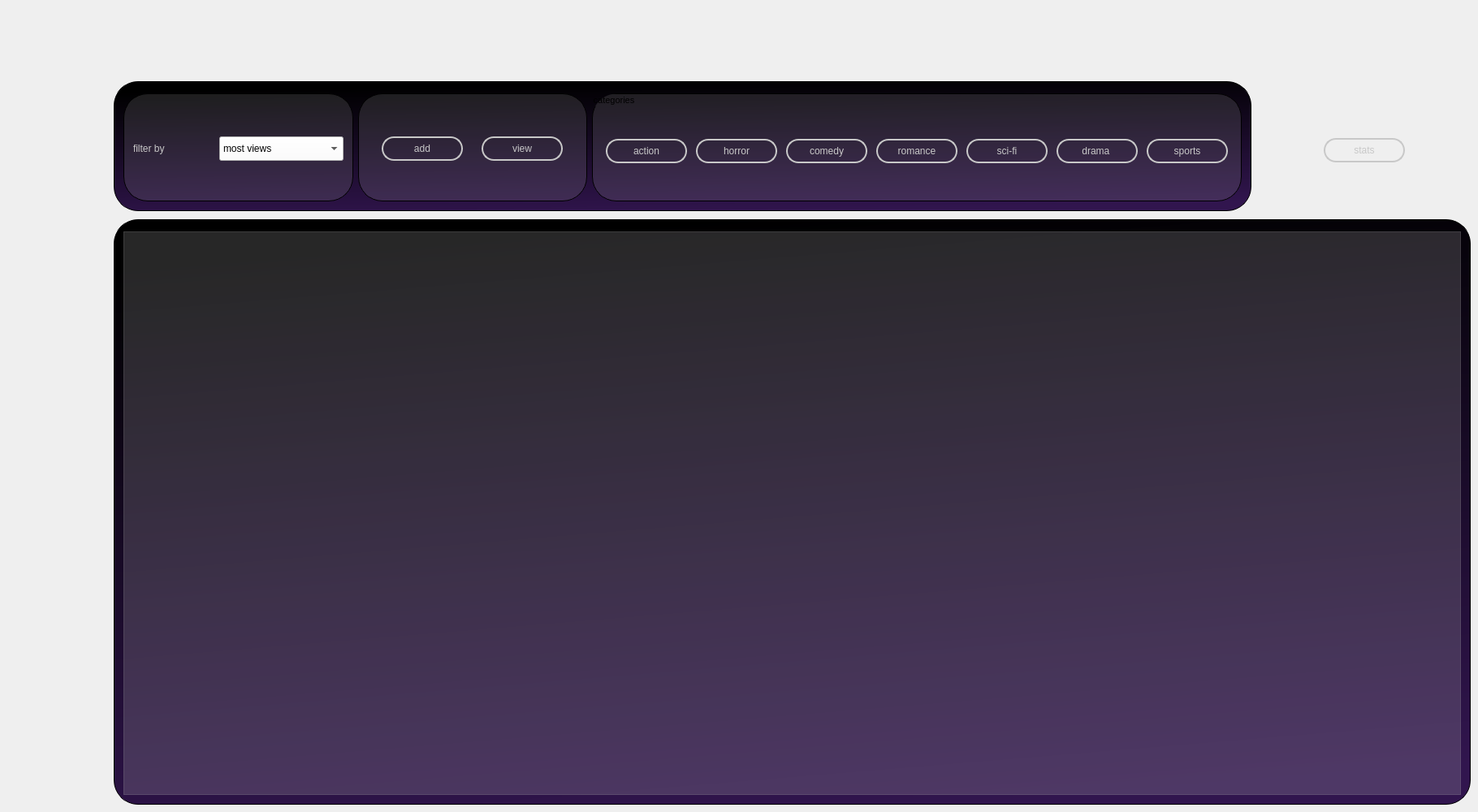
   <widget class="QWidget" name="listemovie">
    <property name="styleSheet">
     <string notr="true">QPushButton 
{
		background-color : rgba(125,125,125,0);
		color : rgba(200,200,200,255);
		border: 2px solid rgba(200,200,200,255);
    	border-radius: 15px;
}

/*QScrollBar {
		background: #D3D3D3;
		border: none;
		margin: 0;
		padding: 0;
		width: 15px;
	}
QScrollBar:groove {
		border-radius: 5px;
		background: gray;
		margin: 25px 0;
		width: 30px;
	}
	
	QScrollBar:handle {
		border: none;
		background: #D3D3D3;
		margin: 25px 0;
		min-height: 30px;
		min-width: 30px;
	}*/

QPushButton::hover
{
		background-color : rgba(255,255,255,255);
		border: 2px solid black;
		color : black;
    	border-radius: 15px;
		text-decoration : underline;
}

QPushButton::checked
{
		background-color : rgba(255,255,255,255);
		border: 2px solid black;
		color : black;
    	border-radius: 15px;
}


QPushButton::pressed
{
		background-color : rgba(255,255,255,255);
		border: 1px solid black;
		color : black;
    	border-radius: 15px;
}
QMainWindow ,QWidget#tab,#page,#page_2,#page_4
{

		background: black;
}

QLabel
{
		color: rgba(200,200,200,255);
}

QLineEdit , QTextEdit
{
		border-radius:15;
}

#groupBox_7ms , #groupBox_2ms
{
	border : none;
	background : transparent;
}

QTableView
{
		background : rgba(200,200,200,50);

}

QTableView::item
{
		background-color:rgba(49,28,71,100);
		border : 2px solid white ;
		font-size : 15px;
		max-width : 180px;

}

              QHeaderView::section {background-color: rgba(255,255,255,120);
color:white;}
              QHeaderView {background-color: rgba(49,28,71,100);
color:white;
}
              QTableCornerButton::section {background-color: rgba(49,28,71,100);}

 #groupBox_3ms , #groupBox_4ms , #groupBox_13ms,#groupBox_22ms
{
		background : rgba(150,150,150,50);
		border:1px solid black;

		border-radius : 30%;
		

}

#groupBoxms
{
		background :  rgba(150,150,150,50);
		border:1px solid black;
		border-radius : 30%;
}


#groupBoxmsms ,#groupBox_6ms ,#groupBox_7ms,#groupBox_20ms
{
		background : qlineargradient(spread:pad, x1:0.426227, y1:0, x2:0.625, y2:1, stop:0 rgba(0, 0, 0, 255), stop:1 rgba(49, 21, 78, 255));;
		border:1px solid black;
		border-radius : 30%;
}

#pushButton_3ms ,#upimagems
{
		background : white;		
		border-image : url(&quot;icon.png&quot;);
}

#pushButton_3ms , #upimagems::hover
{
		background : rgba(200,200,200,255);		
		border-image : url(&quot;icon.png&quot;);
}
</string>
    </property>
    <widget class="QGroupBox" name="groupBox_7ms">
     <property name="geometry">
      <rect>
       <x>140</x>
       <y>270</y>
       <width>1671</width>
       <height>721</height>
      </rect>
     </property>
     <property name="sizePolicy">
      <sizepolicy hsizetype="Ignored" vsizetype="Preferred">
       <horstretch>0</horstretch>
       <verstretch>0</verstretch>
      </sizepolicy>
     </property>
     <property name="minimumSize">
      <size>
       <width>1</width>
       <height>700</height>
      </size>
     </property>
     <property name="maximumSize">
      <size>
       <width>2000</width>
       <height>800</height>
      </size>
     </property>
     <property name="title">
      <string/>
     </property>
     <property name="alignment">
      <set>Qt::AlignCenter</set>
     </property>
     <layout class="QVBoxLayout" name="verticalLayout">
      <item>
       <widget class="QTableView" name="tableViewms">
        <property name="minimumSize">
         <size>
          <width>1200</width>
          <height>6</height>
         </size>
        </property>
        <property name="maximumSize">
         <size>
          <width>10000007</width>
          <height>100000</height>
         </size>
        </property>
        <property name="font">
         <font>
          <pointsize>15</pointsize>
         </font>
        </property>
        <property name="lineWidth">
         <number>11</number>
        </property>
        <property name="midLineWidth">
         <number>10</number>
        </property>
        <property name="sizeAdjustPolicy">
         <enum>QAbstractScrollArea::AdjustToContents</enum>
        </property>
        <property name="autoScrollMargin">
         <number>5</number>
        </property>
        <property name="editTriggers">
         <set>QAbstractItemView::NoEditTriggers</set>
        </property>
        <property name="alternatingRowColors">
         <bool>true</bool>
        </property>
        <property name="sortingEnabled">
         <bool>true</bool>
        </property>
        <attribute name="horizontalHeaderCascadingSectionResizes">
         <bool>true</bool>
        </attribute>
        <attribute name="horizontalHeaderMinimumSectionSize">
         <number>160</number>
        </attribute>
        <attribute name="horizontalHeaderDefaultSectionSize">
         <number>164</number>
        </attribute>
        <attribute name="horizontalHeaderStretchLastSection">
         <bool>true</bool>
        </attribute>
        <attribute name="verticalHeaderVisible">
         <bool>false</bool>
        </attribute>
        <attribute name="verticalHeaderCascadingSectionResizes">
         <bool>true</bool>
        </attribute>
        <attribute name="verticalHeaderMinimumSectionSize">
         <number>200</number>
        </attribute>
        <attribute name="verticalHeaderDefaultSectionSize">
         <number>300</number>
        </attribute>
        <attribute name="verticalHeaderShowSortIndicator" stdset="0">
         <bool>true</bool>
        </attribute>
        <attribute name="verticalHeaderStretchLastSection">
         <bool>true</bool>
        </attribute>
       </widget>
      </item>
     </layout>
    </widget>
    <widget class="QGroupBox" name="groupBoxmsms">
     <property name="geometry">
      <rect>
       <x>140</x>
       <y>100</y>
       <width>1401</width>
       <height>160</height>
      </rect>
     </property>
     <property name="minimumSize">
      <size>
       <width>1000</width>
       <height>160</height>
      </size>
     </property>
     <property name="maximumSize">
      <size>
       <width>2000</width>
       <height>1000</height>
      </size>
     </property>
     <property name="title">
      <string/>
     </property>
     <layout class="QHBoxLayout" name="horizontalLayout_3">
      <item>
       <widget class="QGroupBox" name="groupBox_13ms">
        <property name="title">
         <string/>
        </property>
        <layout class="QHBoxLayout" name="horizontalLayout">
         <item>
          <widget class="QLabel" name="labelms">
           <property name="minimumSize">
            <size>
             <width>100</width>
             <height>30</height>
            </size>
           </property>
           <property name="maximumSize">
            <size>
             <width>100</width>
             <height>30</height>
            </size>
           </property>
           <property name="styleSheet">
            <string notr="true">background:transparent;</string>
           </property>
           <property name="text">
            <string>filter by</string>
           </property>
          </widget>
         </item>
         <item>
          <widget class="QComboBox" name="comboBoxms">
           <property name="minimumSize">
            <size>
             <width>150</width>
             <height>30</height>
            </size>
           </property>
           <property name="maximumSize">
            <size>
             <width>200</width>
             <height>30</height>
            </size>
           </property>
           <property name="styleSheet">
            <string notr="true">color : black;
background : white;</string>
           </property>
           <item>
            <property name="text">
             <string>most views</string>
            </property>
           </item>
           <item>
            <property name="text">
             <string>least views</string>
            </property>
           </item>
           <item>
            <property name="text">
             <string>trending ?</string>
            </property>
           </item>
           <item>
            <property name="text">
             <string>recently added</string>
            </property>
           </item>
           <item>
            <property name="text">
             <string>oldest</string>
            </property>
           </item>
          </widget>
         </item>
        </layout>
       </widget>
      </item>
      <item>
       <widget class="QGroupBox" name="groupBox_3ms">
        <property name="title">
         <string/>
        </property>
        <layout class="QHBoxLayout" name="horizontalLayout_6">
         <item>
          <widget class="QPushButton" name="pushButton_2ms">
           <property name="minimumSize">
            <size>
             <width>90</width>
             <height>30</height>
            </size>
           </property>
           <property name="maximumSize">
            <size>
             <width>100</width>
             <height>30</height>
            </size>
           </property>
           <property name="text">
            <string>add</string>
           </property>
          </widget>
         </item>
         <item>
          <widget class="QPushButton" name="pushButton_12ms">
           <property name="minimumSize">
            <size>
             <width>90</width>
             <height>30</height>
            </size>
           </property>
           <property name="maximumSize">
            <size>
             <width>100</width>
             <height>30</height>
            </size>
           </property>
           <property name="text">
            <string>view</string>
           </property>
           <property name="checkable">
            <bool>false</bool>
           </property>
          </widget>
         </item>
        </layout>
       </widget>
      </item>
      <item>
       <widget class="QGroupBox" name="groupBox_4ms">
        <property name="minimumSize">
         <size>
          <width>800</width>
          <height>0</height>
         </size>
        </property>
        <property name="font">
         <font>
          <pointsize>8</pointsize>
         </font>
        </property>
        <property name="title">
         <string>categories</string>
        </property>
        <widget class="QGroupBox" name="groupBox_2ms">
         <property name="geometry">
          <rect>
           <x>0</x>
           <y>20</y>
           <width>800</width>
           <height>100</height>
          </rect>
         </property>
         <property name="minimumSize">
          <size>
           <width>800</width>
           <height>100</height>
          </size>
         </property>
         <property name="maximumSize">
          <size>
           <width>800</width>
           <height>70</height>
          </size>
         </property>
         <property name="title">
          <string/>
         </property>
         <layout class="QHBoxLayout" name="horizontalLayout_2">
          <item>
           <widget class="QPushButton" name="actioncate">
            <property name="minimumSize">
             <size>
              <width>90</width>
              <height>30</height>
             </size>
            </property>
            <property name="maximumSize">
             <size>
              <width>100</width>
              <height>30</height>
             </size>
            </property>
            <property name="text">
             <string>action</string>
            </property>
            <property name="checkable">
             <bool>true</bool>
            </property>
           </widget>
          </item>
          <item>
           <widget class="QPushButton" name="horrorcate">
            <property name="minimumSize">
             <size>
              <width>90</width>
              <height>30</height>
             </size>
            </property>
            <property name="maximumSize">
             <size>
              <width>100</width>
              <height>30</height>
             </size>
            </property>
            <property name="text">
             <string>horror</string>
            </property>
            <property name="checkable">
             <bool>true</bool>
            </property>
           </widget>
          </item>
          <item>
           <widget class="QPushButton" name="comedycate">
            <property name="minimumSize">
             <size>
              <width>90</width>
              <height>30</height>
             </size>
            </property>
            <property name="maximumSize">
             <size>
              <width>100</width>
              <height>30</height>
             </size>
            </property>
            <property name="text">
             <string>comedy</string>
            </property>
            <property name="checkable">
             <bool>true</bool>
            </property>
           </widget>
          </item>
          <item>
           <widget class="QPushButton" name="romancecate">
            <property name="minimumSize">
             <size>
              <width>90</width>
              <height>30</height>
             </size>
            </property>
            <property name="maximumSize">
             <size>
              <width>100</width>
              <height>30</height>
             </size>
            </property>
            <property name="text">
             <string>romance</string>
            </property>
            <property name="checkable">
             <bool>true</bool>
            </property>
           </widget>
          </item>
          <item>
           <widget class="QPushButton" name="scificate">
            <property name="minimumSize">
             <size>
              <width>90</width>
              <height>30</height>
             </size>
            </property>
            <property name="maximumSize">
             <size>
              <width>100</width>
              <height>30</height>
             </size>
            </property>
            <property name="text">
             <string>sci-fi</string>
            </property>
            <property name="checkable">
             <bool>true</bool>
            </property>
           </widget>
          </item>
          <item>
           <widget class="QPushButton" name="dramacate">
            <property name="minimumSize">
             <size>
              <width>90</width>
              <height>30</height>
             </size>
            </property>
            <property name="maximumSize">
             <size>
              <width>100</width>
              <height>30</height>
             </size>
            </property>
            <property name="text">
             <string>drama </string>
            </property>
            <property name="checkable">
             <bool>true</bool>
            </property>
           </widget>
          </item>
          <item>
           <widget class="QPushButton" name="sportscate">
            <property name="minimumSize">
             <size>
              <width>90</width>
              <height>30</height>
             </size>
            </property>
            <property name="maximumSize">
             <size>
              <width>100</width>
              <height>30</height>
             </size>
            </property>
            <property name="text">
             <string>sports</string>
            </property>
            <property name="checkable">
             <bool>true</bool>
            </property>
           </widget>
          </item>
         </layout>
        </widget>
       </widget>
      </item>
     </layout>
    </widget>
    <widget class="QPushButton" name="pushButton_2ms_2">
     <property name="geometry">
      <rect>
       <x>1630</x>
       <y>170</y>
       <width>100</width>
       <height>30</height>
      </rect>
     </property>
     <property name="minimumSize">
      <size>
       <width>90</width>
       <height>30</height>
      </size>
     </property>
     <property name="maximumSize">
      <size>
       <width>100</width>
       <height>30</height>
      </size>
     </property>
     <property name="text">
      <string>stats</string>
     </property>
    </widget>
   </widget>
